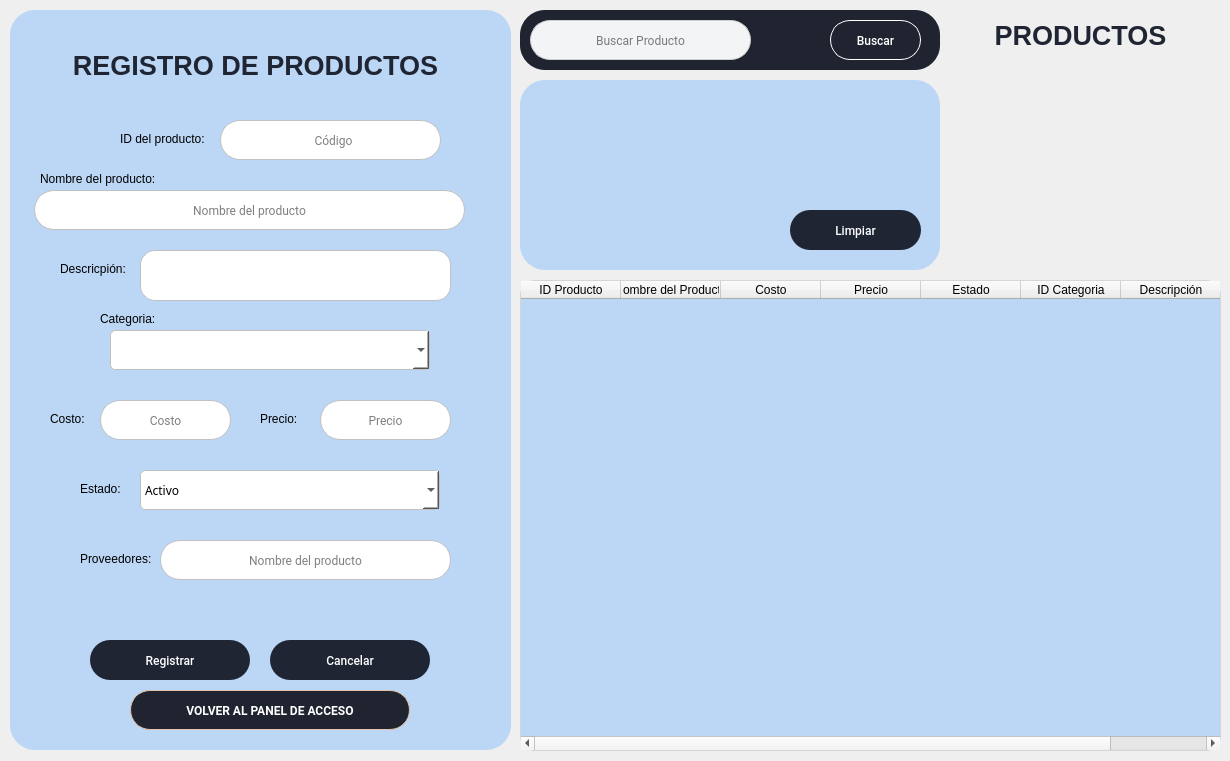
<?xml version="1.0" encoding="UTF-8"?>
<ui version="4.0">
 <class>MainWindow</class>
 <widget class="QMainWindow" name="MainWindow">
  <property name="geometry">
   <rect>
    <x>0</x>
    <y>0</y>
    <width>1230</width>
    <height>761</height>
   </rect>
  </property>
  <property name="windowTitle">
   <string>MainWindow</string>
  </property>
  <property name="styleSheet">
   <string notr="true">QLineEdit {
	border: 1px solid #c0c0c0;
	border-radius: 20px;
	background: #fff;
}</string>
  </property>
  <widget class="QWidget" name="centralwidget">
   <widget class="QFrame" name="frame_2">
    <property name="geometry">
     <rect>
      <x>10</x>
      <y>10</y>
      <width>501</width>
      <height>740</height>
     </rect>
    </property>
    <property name="font">
     <font>
      <family>Roboto Slab SemiBold</family>
     </font>
    </property>
    <property name="styleSheet">
     <string notr="true">QFrame {
	background: #bcd7f5;
	border: #c0c0c0;
	border-radius: 25px;
}</string>
    </property>
    <property name="frameShape">
     <enum>QFrame::StyledPanel</enum>
    </property>
    <property name="frameShadow">
     <enum>QFrame::Raised</enum>
    </property>
    <widget class="QLabel" name="label_5">
     <property name="geometry">
      <rect>
       <x>50</x>
       <y>250</y>
       <width>80</width>
       <height>18</height>
      </rect>
     </property>
     <property name="font">
      <font>
       <family>Arial</family>
       <pointsize>9</pointsize>
      </font>
     </property>
     <property name="styleSheet">
      <string notr="true">QLabel {
border: none;
}</string>
     </property>
     <property name="text">
      <string>Descricpión:</string>
     </property>
    </widget>
    <widget class="QLabel" name="label_3">
     <property name="geometry">
      <rect>
       <x>110</x>
       <y>120</y>
       <width>101</width>
       <height>18</height>
      </rect>
     </property>
     <property name="font">
      <font>
       <family>Arial</family>
       <pointsize>9</pointsize>
      </font>
     </property>
     <property name="styleSheet">
      <string notr="true">QLabel {
border: none;
}</string>
     </property>
     <property name="text">
      <string>ID del producto:</string>
     </property>
    </widget>
    <widget class="QLabel" name="label_8">
     <property name="geometry">
      <rect>
       <x>40</x>
       <y>400</y>
       <width>50</width>
       <height>18</height>
      </rect>
     </property>
     <property name="font">
      <font>
       <family>Arial</family>
       <pointsize>9</pointsize>
      </font>
     </property>
     <property name="styleSheet">
      <string notr="true">QLabel {
border: none;
}
</string>
     </property>
     <property name="text">
      <string>Costo:</string>
     </property>
    </widget>
    <widget class="QLabel" name="label_9">
     <property name="geometry">
      <rect>
       <x>250</x>
       <y>400</y>
       <width>61</width>
       <height>18</height>
      </rect>
     </property>
     <property name="font">
      <font>
       <family>Arial</family>
       <pointsize>9</pointsize>
      </font>
     </property>
     <property name="styleSheet">
      <string notr="true">QLabel {
border: none;
}
</string>
     </property>
     <property name="text">
      <string>Precio:</string>
     </property>
    </widget>
    <widget class="QLabel" name="label_10">
     <property name="geometry">
      <rect>
       <x>90</x>
       <y>300</y>
       <width>81</width>
       <height>18</height>
      </rect>
     </property>
     <property name="font">
      <font>
       <family>Arial</family>
       <pointsize>9</pointsize>
      </font>
     </property>
     <property name="styleSheet">
      <string notr="true">QLabel {
border: none;
}</string>
     </property>
     <property name="text">
      <string>Categoria:</string>
     </property>
    </widget>
    <widget class="QLabel" name="label_6">
     <property name="geometry">
      <rect>
       <x>70</x>
       <y>470</y>
       <width>60</width>
       <height>18</height>
      </rect>
     </property>
     <property name="font">
      <font>
       <family>Arial</family>
       <pointsize>9</pointsize>
      </font>
     </property>
     <property name="styleSheet">
      <string notr="true">QLabel {
border: none;
}</string>
     </property>
     <property name="text">
      <string>Estado:</string>
     </property>
    </widget>
    <widget class="QLabel" name="label_2">
     <property name="geometry">
      <rect>
       <x>50</x>
       <y>30</y>
       <width>391</width>
       <height>51</height>
      </rect>
     </property>
     <property name="font">
      <font>
       <family>Arial</family>
       <pointsize>20</pointsize>
       <weight>75</weight>
       <bold>true</bold>
      </font>
     </property>
     <property name="styleSheet">
      <string notr="true">QLabel {color: #1f2533;
border: none;}</string>
     </property>
     <property name="text">
      <string>REGISTRO DE PRODUCTOS</string>
     </property>
     <property name="alignment">
      <set>Qt::AlignCenter</set>
     </property>
    </widget>
    <widget class="QLineEdit" name="txtCodigo">
     <property name="geometry">
      <rect>
       <x>210</x>
       <y>110</y>
       <width>221</width>
       <height>40</height>
      </rect>
     </property>
     <property name="font">
      <font>
       <family>Roboto</family>
       <pointsize>9</pointsize>
      </font>
     </property>
     <property name="focusPolicy">
      <enum>Qt::StrongFocus</enum>
     </property>
     <property name="toolTipDuration">
      <number>1</number>
     </property>
     <property name="styleSheet">
      <string notr="true">QLineEdit {
	border: 1px solid #c0c0c0;
	border-radius: 20px;
	background: #fff;
}</string>
     </property>
     <property name="alignment">
      <set>Qt::AlignCenter</set>
     </property>
     <property name="placeholderText">
      <string>  Código</string>
     </property>
    </widget>
    <widget class="QLineEdit" name="txtCosto">
     <property name="geometry">
      <rect>
       <x>90</x>
       <y>390</y>
       <width>131</width>
       <height>40</height>
      </rect>
     </property>
     <property name="font">
      <font>
       <family>Roboto</family>
       <pointsize>9</pointsize>
      </font>
     </property>
     <property name="focusPolicy">
      <enum>Qt::StrongFocus</enum>
     </property>
     <property name="toolTipDuration">
      <number>1</number>
     </property>
     <property name="styleSheet">
      <string notr="true">QLineEdit {
	border: 1px solid #c0c0c0;
	border-radius: 20px;
	background: #fff;
}</string>
     </property>
     <property name="alignment">
      <set>Qt::AlignCenter</set>
     </property>
     <property name="placeholderText">
      <string>Costo</string>
     </property>
    </widget>
    <widget class="QLineEdit" name="txtPrecio">
     <property name="geometry">
      <rect>
       <x>310</x>
       <y>390</y>
       <width>131</width>
       <height>40</height>
      </rect>
     </property>
     <property name="font">
      <font>
       <family>Roboto</family>
       <pointsize>9</pointsize>
      </font>
     </property>
     <property name="focusPolicy">
      <enum>Qt::StrongFocus</enum>
     </property>
     <property name="toolTipDuration">
      <number>1</number>
     </property>
     <property name="styleSheet">
      <string notr="true">QLineEdit {
	border: 1px solid #c0c0c0;
	border-radius: 20px;
	background: #fff;
}</string>
     </property>
     <property name="alignment">
      <set>Qt::AlignCenter</set>
     </property>
     <property name="placeholderText">
      <string>Precio</string>
     </property>
    </widget>
    <widget class="QComboBox" name="cmbCategoria">
     <property name="geometry">
      <rect>
       <x>100</x>
       <y>320</y>
       <width>320</width>
       <height>40</height>
      </rect>
     </property>
     <property name="font">
      <font>
       <family>SF UI Display SemBd</family>
       <pointsize>9</pointsize>
      </font>
     </property>
     <property name="focusPolicy">
      <enum>Qt::StrongFocus</enum>
     </property>
     <property name="toolTipDuration">
      <number>3</number>
     </property>
     <property name="autoFillBackground">
      <bool>false</bool>
     </property>
     <property name="styleSheet">
      <string notr="true">QComboBox {
	border: 1px solid #c0c0c0;
	border-radius: 5px;
	background: #fff;
	text-align: center;
}</string>
     </property>
     <property name="currentIndex">
      <number>-1</number>
     </property>
     <property name="frame">
      <bool>true</bool>
     </property>
    </widget>
    <widget class="QPushButton" name="btnCancelar">
     <property name="geometry">
      <rect>
       <x>260</x>
       <y>630</y>
       <width>160</width>
       <height>40</height>
      </rect>
     </property>
     <property name="font">
      <font>
       <family>Roboto Medium</family>
       <pointsize>9</pointsize>
      </font>
     </property>
     <property name="styleSheet">
      <string notr="true">QPushButton {
	background: #1f2533;
	border-radius: 20px;
	color: #fff;
}

QPushButton:hover{
	border-radius: 20px;
	background-color: rgb(77, 92, 107);
	color: #fff;
}</string>
     </property>
     <property name="text">
      <string>Cancelar</string>
     </property>
    </widget>
    <widget class="QPushButton" name="btnAceptar">
     <property name="geometry">
      <rect>
       <x>80</x>
       <y>630</y>
       <width>160</width>
       <height>40</height>
      </rect>
     </property>
     <property name="font">
      <font>
       <family>Roboto Medium</family>
       <pointsize>9</pointsize>
      </font>
     </property>
     <property name="styleSheet">
      <string notr="true">QPushButton {
	background: #1f2533;
	border-radius: 20px;
	color: #fff;
}

QPushButton:hover{
	border-radius: 20px;
	background-color: rgb(77, 92, 107);
	color: #fff;
}</string>
     </property>
     <property name="text">
      <string>Registrar</string>
     </property>
    </widget>
    <widget class="QLabel" name="label_7">
     <property name="geometry">
      <rect>
       <x>30</x>
       <y>160</y>
       <width>131</width>
       <height>18</height>
      </rect>
     </property>
     <property name="font">
      <font>
       <family>Arial</family>
       <pointsize>9</pointsize>
      </font>
     </property>
     <property name="styleSheet">
      <string notr="true">QLabel {
border: none;
}</string>
     </property>
     <property name="text">
      <string>Nombre del producto:</string>
     </property>
    </widget>
    <widget class="QLineEdit" name="txtProducto">
     <property name="geometry">
      <rect>
       <x>24</x>
       <y>180</y>
       <width>431</width>
       <height>40</height>
      </rect>
     </property>
     <property name="font">
      <font>
       <family>Roboto</family>
       <pointsize>9</pointsize>
      </font>
     </property>
     <property name="focusPolicy">
      <enum>Qt::StrongFocus</enum>
     </property>
     <property name="toolTipDuration">
      <number>1</number>
     </property>
     <property name="styleSheet">
      <string notr="true">QLineEdit {
	border: 1px solid #c0c0c0;
	border-radius: 20px;
	background: #fff;
}</string>
     </property>
     <property name="alignment">
      <set>Qt::AlignCenter</set>
     </property>
     <property name="placeholderText">
      <string>Nombre del producto</string>
     </property>
    </widget>
    <widget class="QComboBox" name="cmbEstadoC">
     <property name="geometry">
      <rect>
       <x>130</x>
       <y>460</y>
       <width>300</width>
       <height>40</height>
      </rect>
     </property>
     <property name="font">
      <font>
       <family>SF UI Display SemBd</family>
       <pointsize>9</pointsize>
      </font>
     </property>
     <property name="focusPolicy">
      <enum>Qt::StrongFocus</enum>
     </property>
     <property name="toolTipDuration">
      <number>3</number>
     </property>
     <property name="autoFillBackground">
      <bool>false</bool>
     </property>
     <property name="styleSheet">
      <string notr="true">QComboBox {
	border: 1px solid #c0c0c0;
	border-radius: 5px;
	background: #fff;
	text-align: center;
}</string>
     </property>
     <property name="currentIndex">
      <number>0</number>
     </property>
     <property name="frame">
      <bool>true</bool>
     </property>
     <item>
      <property name="text">
       <string>Activo</string>
      </property>
     </item>
     <item>
      <property name="text">
       <string>Inactivo</string>
      </property>
     </item>
    </widget>
    <widget class="QLineEdit" name="txtProveedor">
     <property name="geometry">
      <rect>
       <x>150</x>
       <y>530</y>
       <width>291</width>
       <height>40</height>
      </rect>
     </property>
     <property name="font">
      <font>
       <family>Roboto</family>
       <pointsize>9</pointsize>
      </font>
     </property>
     <property name="focusPolicy">
      <enum>Qt::StrongFocus</enum>
     </property>
     <property name="toolTipDuration">
      <number>1</number>
     </property>
     <property name="styleSheet">
      <string notr="true">QLineEdit {
	border: 1px solid #c0c0c0;
	border-radius: 20px;
	background: #fff;
}</string>
     </property>
     <property name="alignment">
      <set>Qt::AlignCenter</set>
     </property>
     <property name="placeholderText">
      <string>Nombre del producto</string>
     </property>
    </widget>
    <widget class="QLabel" name="label_11">
     <property name="geometry">
      <rect>
       <x>70</x>
       <y>540</y>
       <width>80</width>
       <height>18</height>
      </rect>
     </property>
     <property name="font">
      <font>
       <family>Arial</family>
       <pointsize>9</pointsize>
      </font>
     </property>
     <property name="styleSheet">
      <string notr="true">QLabel {
border: none;
}</string>
     </property>
     <property name="text">
      <string>Proveedores:</string>
     </property>
    </widget>
    <widget class="QTextEdit" name="txtDescripcion">
     <property name="geometry">
      <rect>
       <x>130</x>
       <y>240</y>
       <width>311</width>
       <height>51</height>
      </rect>
     </property>
     <property name="styleSheet">
      <string notr="true">background-color: rgb(255, 255, 255);

border: 1px solid #c0c0c0;

border-radius: 15px;

background: #fff;</string>
     </property>
     <property name="html">
      <string>&lt;!DOCTYPE HTML PUBLIC &quot;-//W3C//DTD HTML 4.0//EN&quot; &quot;http://www.w3.org/TR/REC-html40/strict.dtd&quot;&gt;
&lt;html&gt;&lt;head&gt;&lt;meta name=&quot;qrichtext&quot; content=&quot;1&quot; /&gt;&lt;style type=&quot;text/css&quot;&gt;
p, li { white-space: pre-wrap; }
&lt;/style&gt;&lt;/head&gt;&lt;body style=&quot; font-family:'MS Shell Dlg 2'; font-size:8.25pt; font-weight:400; font-style:normal;&quot;&gt;
&lt;p style=&quot;-qt-paragraph-type:empty; margin-top:0px; margin-bottom:0px; margin-left:0px; margin-right:0px; -qt-block-indent:0; text-indent:0px; font-family:'Product Sans'; font-size:10pt;&quot;&gt;&lt;br /&gt;&lt;/p&gt;
&lt;p style=&quot;-qt-paragraph-type:empty; margin-top:0px; margin-bottom:0px; margin-left:0px; margin-right:0px; -qt-block-indent:0; text-indent:0px; font-family:'Product Sans'; font-size:10pt;&quot;&gt;&lt;br /&gt;&lt;/p&gt;&lt;/body&gt;&lt;/html&gt;</string>
     </property>
    </widget>
    <widget class="QPushButton" name="btnVolver">
     <property name="geometry">
      <rect>
       <x>120</x>
       <y>680</y>
       <width>280</width>
       <height>40</height>
      </rect>
     </property>
     <property name="font">
      <font>
       <family>Roboto</family>
       <pointsize>9</pointsize>
       <weight>75</weight>
       <bold>true</bold>
      </font>
     </property>
     <property name="styleSheet">
      <string notr="true">QPushButton {
	background: #1f2430;
	border: 1px solid #e3c2a7;
	border-radius: 20px;
	color: #fff;
}

QPushButton:hover{	
	border-radius: 20px;
	background-color: rgb(77, 92, 107);
	color: #fff;
}
</string>
     </property>
     <property name="text">
      <string>VOLVER AL PANEL DE ACCESO</string>
     </property>
    </widget>
   </widget>
   <widget class="QFrame" name="frame_3">
    <property name="geometry">
     <rect>
      <x>520</x>
      <y>10</y>
      <width>420</width>
      <height>60</height>
     </rect>
    </property>
    <property name="styleSheet">
     <string notr="true">QFrame {
	background: #1f2430;
	border: #c0c0c0;
	border-radius: 25px;
}</string>
    </property>
    <property name="frameShape">
     <enum>QFrame::StyledPanel</enum>
    </property>
    <property name="frameShadow">
     <enum>QFrame::Raised</enum>
    </property>
    <widget class="QLineEdit" name="txtCodigoB">
     <property name="geometry">
      <rect>
       <x>10</x>
       <y>10</y>
       <width>221</width>
       <height>40</height>
      </rect>
     </property>
     <property name="font">
      <font>
       <family>Roboto</family>
       <pointsize>9</pointsize>
      </font>
     </property>
     <property name="styleSheet">
      <string notr="true">QLineEdit {
	background: #f3f4f6;
	border: 1px solid #d0d0d0;
	border-radius: 20px;
}</string>
     </property>
     <property name="alignment">
      <set>Qt::AlignCenter</set>
     </property>
     <property name="placeholderText">
      <string>Buscar Producto</string>
     </property>
    </widget>
    <widget class="QPushButton" name="btnBuscar">
     <property name="geometry">
      <rect>
       <x>310</x>
       <y>10</y>
       <width>91</width>
       <height>40</height>
      </rect>
     </property>
     <property name="font">
      <font>
       <family>Roboto Medium</family>
       <pointsize>9</pointsize>
      </font>
     </property>
     <property name="styleSheet">
      <string notr="true">QPushButton {
	border: 1px solid #fff;
	border-radius: 20px;
	color: #fff;;
}

QPushButton:hover{
	border-radius: 20px;
	background-color: rgb(77, 92, 107);
	color: #fff;
}</string>
     </property>
     <property name="text">
      <string>Buscar</string>
     </property>
    </widget>
    <widget class="QLabel" name="label_4">
     <property name="geometry">
      <rect>
       <x>580</x>
       <y>10</y>
       <width>40</width>
       <height>40</height>
      </rect>
     </property>
     <property name="text">
      <string/>
     </property>
     <property name="pixmap">
      <pixmap>../Imagenes/Productos.png</pixmap>
     </property>
     <property name="scaledContents">
      <bool>true</bool>
     </property>
    </widget>
   </widget>
   <widget class="QTextEdit" name="txtDisplay">
    <property name="geometry">
     <rect>
      <x>520</x>
      <y>80</y>
      <width>420</width>
      <height>190</height>
     </rect>
    </property>
    <property name="font">
     <font>
      <family>Roboto Medium</family>
      <pointsize>8</pointsize>
     </font>
    </property>
    <property name="styleSheet">
     <string notr="true">QTextEdit {
	background: #bcd7f5;
	border: #c0c0c0;
	border-radius: 25px;
	padding: 5px;
}</string>
    </property>
    <property name="readOnly">
     <bool>true</bool>
    </property>
    <property name="html">
     <string>&lt;!DOCTYPE HTML PUBLIC &quot;-//W3C//DTD HTML 4.0//EN&quot; &quot;http://www.w3.org/TR/REC-html40/strict.dtd&quot;&gt;
&lt;html&gt;&lt;head&gt;&lt;meta name=&quot;qrichtext&quot; content=&quot;1&quot; /&gt;&lt;style type=&quot;text/css&quot;&gt;
p, li { white-space: pre-wrap; }
&lt;/style&gt;&lt;/head&gt;&lt;body style=&quot; font-family:'Roboto Medium'; font-size:8pt; font-weight:400; font-style:normal;&quot;&gt;
&lt;p style=&quot;-qt-paragraph-type:empty; margin-top:0px; margin-bottom:0px; margin-left:0px; margin-right:0px; -qt-block-indent:0; text-indent:0px;&quot;&gt;&lt;br /&gt;&lt;/p&gt;&lt;/body&gt;&lt;/html&gt;</string>
    </property>
   </widget>
   <widget class="QTableWidget" name="tbwProductos">
    <property name="geometry">
     <rect>
      <x>520</x>
      <y>280</y>
      <width>701</width>
      <height>471</height>
     </rect>
    </property>
    <property name="font">
     <font>
      <family>Roboto Medium</family>
     </font>
    </property>
    <property name="styleSheet">
     <string notr="true">QTableWidget {
background: #bcd7f5;
border: 1px solid #D5D5D5;
border-radius: 15px;
}</string>
    </property>
    <column>
     <property name="text">
      <string>ID Producto</string>
     </property>
    </column>
    <column>
     <property name="text">
      <string>Nombre del Producto</string>
     </property>
    </column>
    <column>
     <property name="text">
      <string>Costo</string>
     </property>
    </column>
    <column>
     <property name="text">
      <string>Precio</string>
     </property>
    </column>
    <column>
     <property name="text">
      <string>Estado</string>
     </property>
    </column>
    <column>
     <property name="text">
      <string>ID Categoria</string>
     </property>
    </column>
    <column>
     <property name="text">
      <string>Descripción</string>
     </property>
    </column>
   </widget>
   <widget class="QPushButton" name="btnLimpiarP">
    <property name="geometry">
     <rect>
      <x>790</x>
      <y>210</y>
      <width>131</width>
      <height>40</height>
     </rect>
    </property>
    <property name="font">
     <font>
      <family>Roboto Medium</family>
      <pointsize>9</pointsize>
     </font>
    </property>
    <property name="styleSheet">
     <string notr="true">QPushButton {
	background: #1f2533;
	border-radius: 20px;
	color: #fff;
}

QPushButton:hover{
	border-radius: 20px;
	background-color: rgb(77, 92, 107);
	color: #fff;
}</string>
    </property>
    <property name="text">
     <string>Limpiar</string>
    </property>
   </widget>
   <widget class="QLabel" name="label_12">
    <property name="geometry">
     <rect>
      <x>970</x>
      <y>10</y>
      <width>221</width>
      <height>51</height>
     </rect>
    </property>
    <property name="font">
     <font>
      <family>Arial</family>
      <pointsize>20</pointsize>
      <weight>75</weight>
      <bold>true</bold>
     </font>
    </property>
    <property name="styleSheet">
     <string notr="true">QLabel {color: #1f2533;
border: none;}</string>
    </property>
    <property name="text">
     <string>PRODUCTOS</string>
    </property>
    <property name="alignment">
     <set>Qt::AlignCenter</set>
    </property>
   </widget>
   <widget class="QLabel" name="label">
    <property name="geometry">
     <rect>
      <x>990</x>
      <y>80</y>
      <width>171</width>
      <height>161</height>
     </rect>
    </property>
    <property name="text">
     <string/>
    </property>
    <property name="pixmap">
     <pixmap>recursos/Productos.png</pixmap>
    </property>
    <property name="scaledContents">
     <bool>true</bool>
    </property>
   </widget>
  </widget>
 </widget>
 <resources/>
 <connections/>
</ui>
